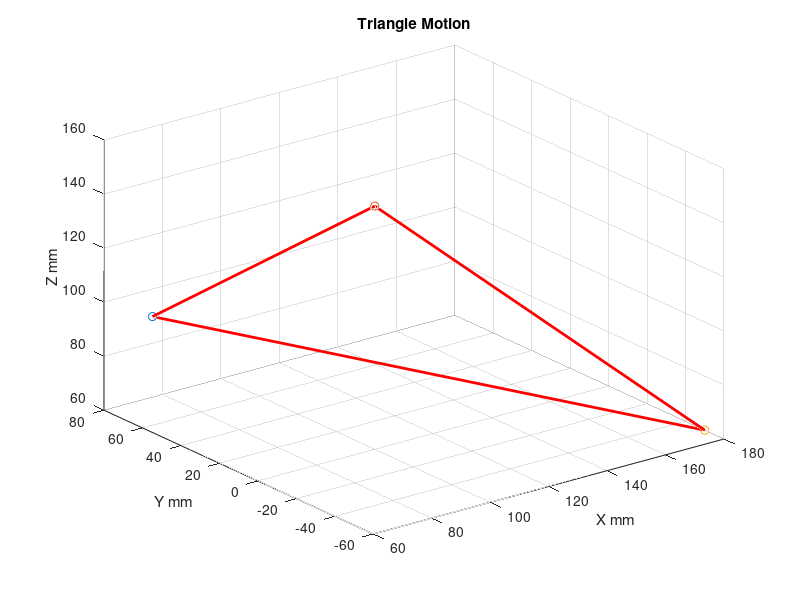
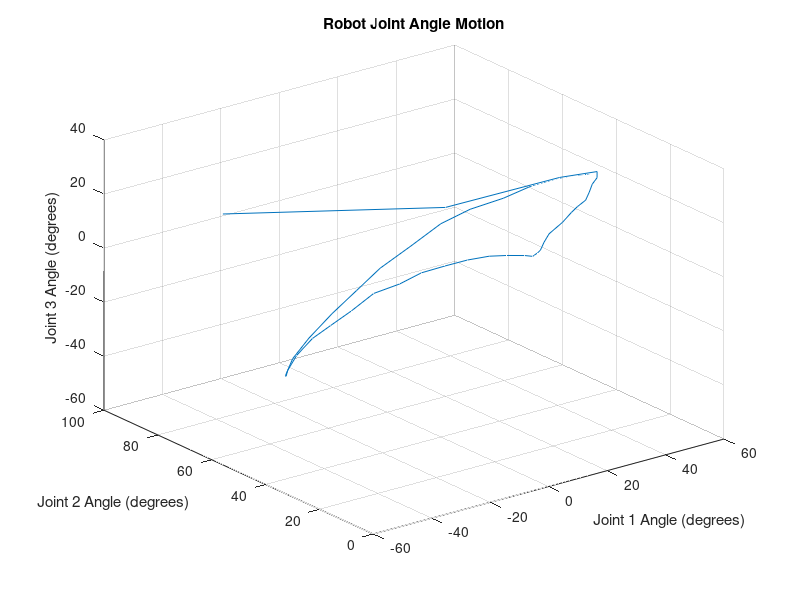
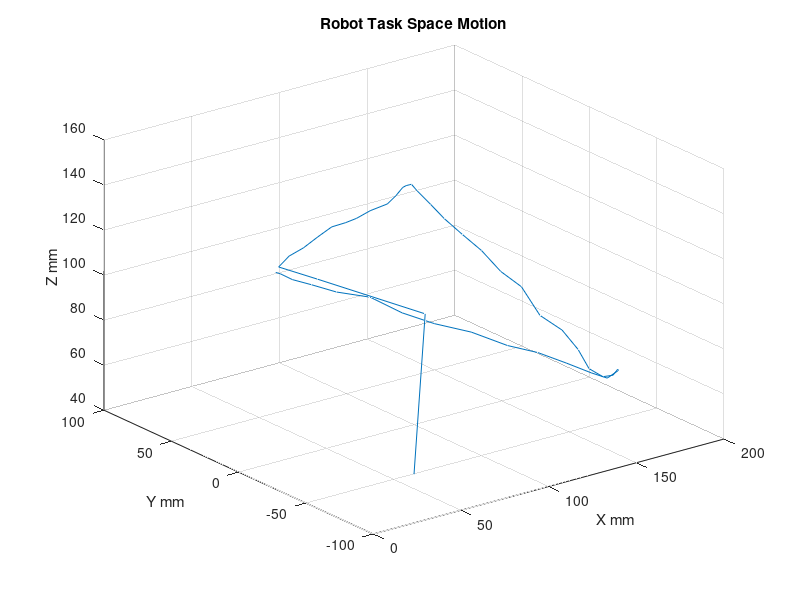
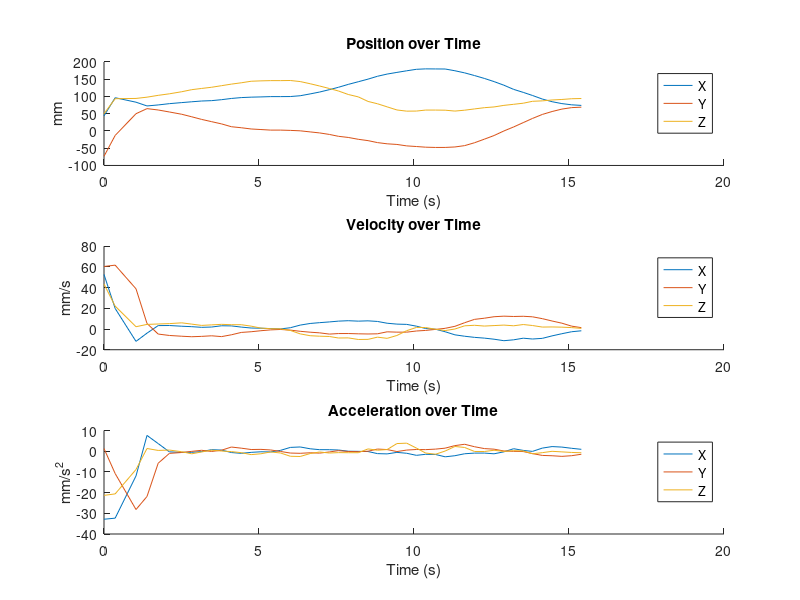

Here is the MATLAB script that generated these plots, in order:

%establishing data for the graphs 
time = csvread('time.csv');
TSE = csvread('TSE.csv');
JAE = csvread('JAE.csv');

TSX = TSE(:,1);
TSY = TSE(:,2);
TSZ = TSE(:,3);

TSXV = gradient(TSX);
TSYV = gradient(TSY);
TSZV = gradient(TSZ);

TSXA = gradient(TSXV);
TSYA = gradient(TSYV);
TSZA = gradient(TSZV);

JA1 = JAE(:,1);
JA2 = JAE(:,2);
JA3 = JAE(:,3);

%plotting the graphs
figure(1)
hold on;

plot3(70, 70, 95, 'o');
plot3(100, 0, 150, 'o');
plot3(180, -50, 60, 'o');

plot3([70,100], [70,0], [95,150], 'r-', 'LineWidth', 2);  
plot3([100,180], [0,-50], [150,60], 'r-', 'LineWidth', 2);  
plot3([180,70], [-50,70], [60,95], 'r-', 'LineWidth', 2); 

title('Triangle Motion');
xlabel('X mm');
ylabel('Y mm');
zlabel('Z mm');
grid on;

hold off;
view(3);


figure(2)
plot3(JA1, JA2, JA3);
title('Robot Joint Angle Motion');
xlabel('Joint 1 Angle (degrees)');
ylabel('Joint 2 Angle (degrees)');
zlabel('Joint 3 Angle (degrees)');
grid on;

figure(3)
plot3(TSX, TSY, TSZ);
title('Robot Task Space Motion');
xlabel('X mm');
ylabel('Y mm');
zlabel('Z mm');
grid on;

figure(4) 

subplot(3,1,1)
hold on
plot(time, TSX) 
plot(time, TSY)
plot(time, TSZ)
title('Position over Time');
ylabel('mm');
xlabel('Time (s)');
legend('X','Y','Z');
hold off

subplot(3,1,2)
hold on
plot(time, TSXV) 
plot(time, TSYV)
plot(time, TSZV)
title('Velocity over Time');
ylabel('mm/s');
xlabel('Time (s)');
legend('X','Y','Z');
hold off

subplot(3,1,3)
hold on
plot(time, TSXA) 
plot(time, TSYA)
plot(time, TSZA)
title('Acceleration over Time');
ylabel('mm/s^2');
xlabel('Time (s)');
legend('X','Y','Z');
hold off









